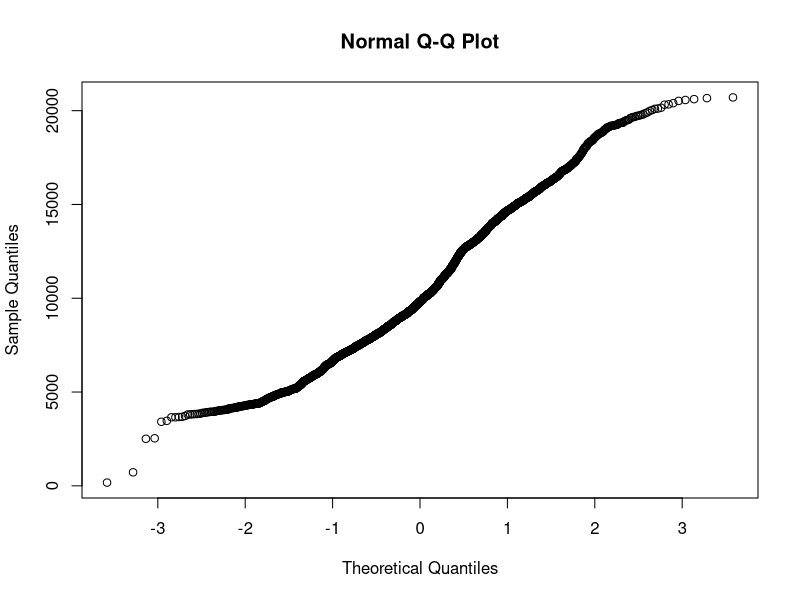
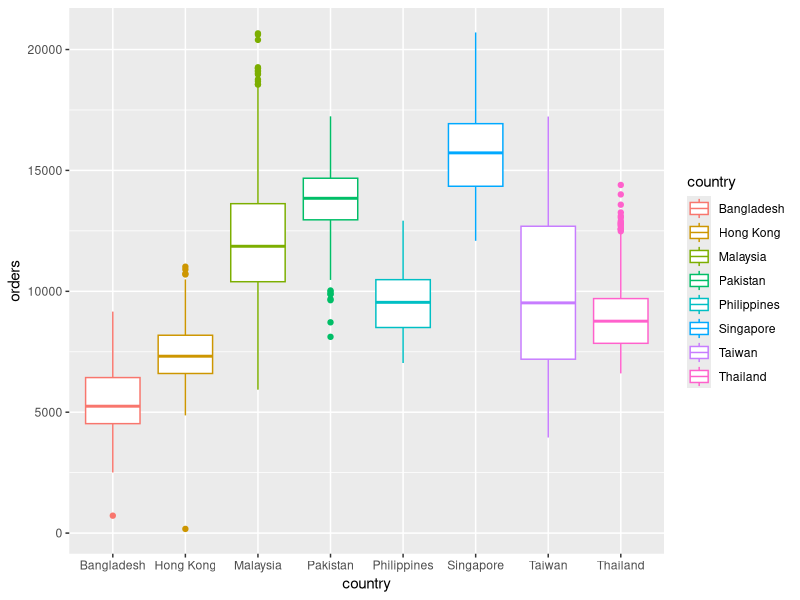
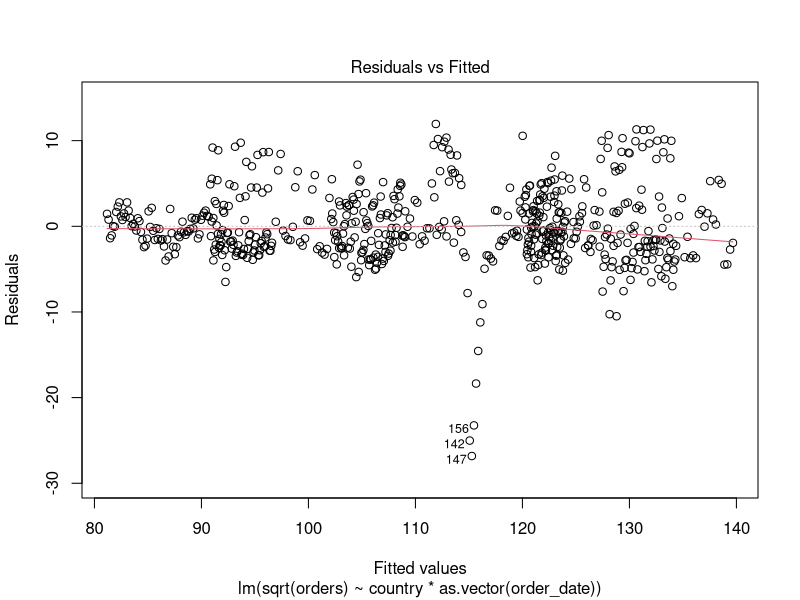
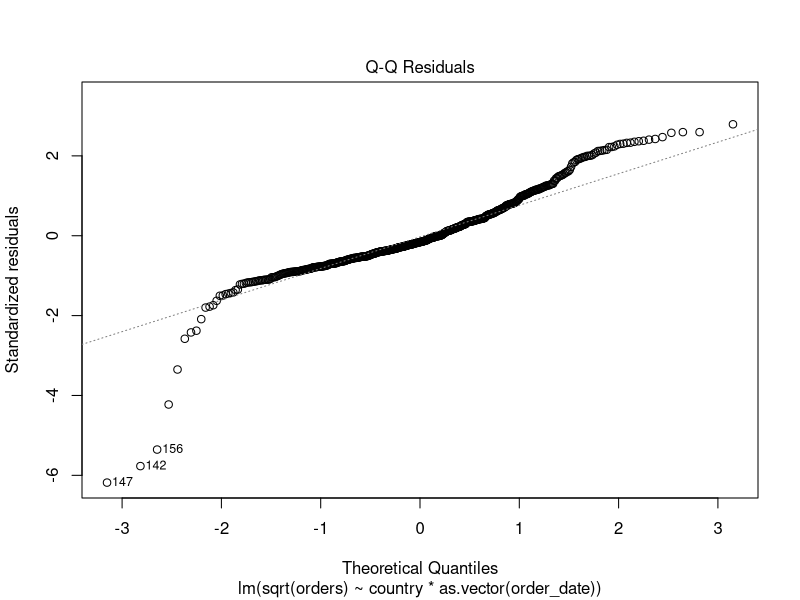
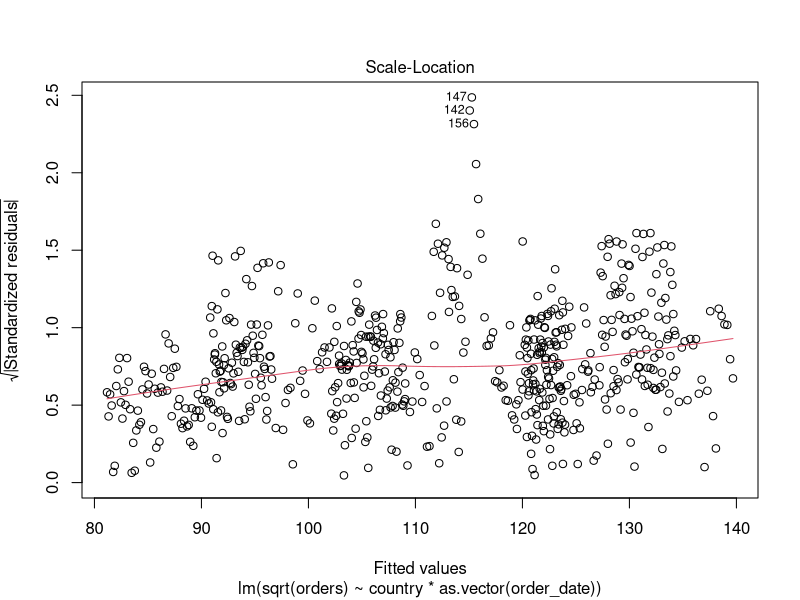
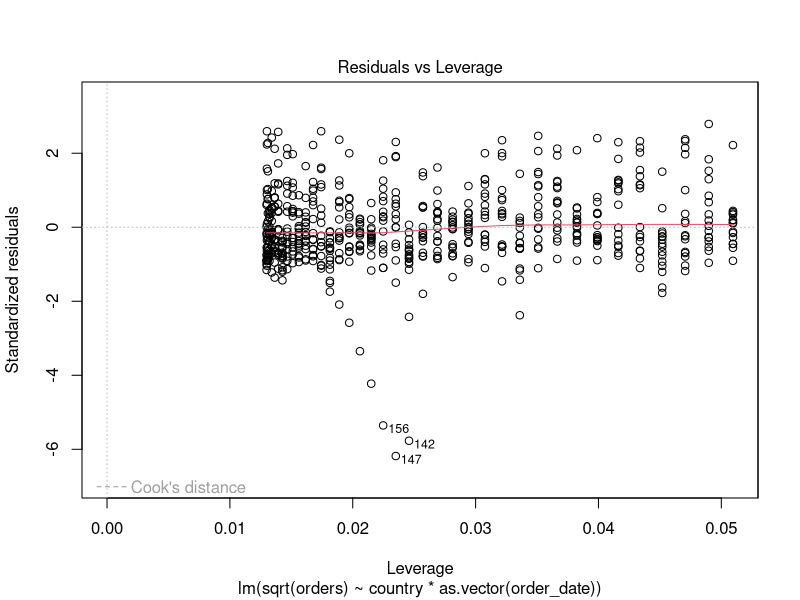
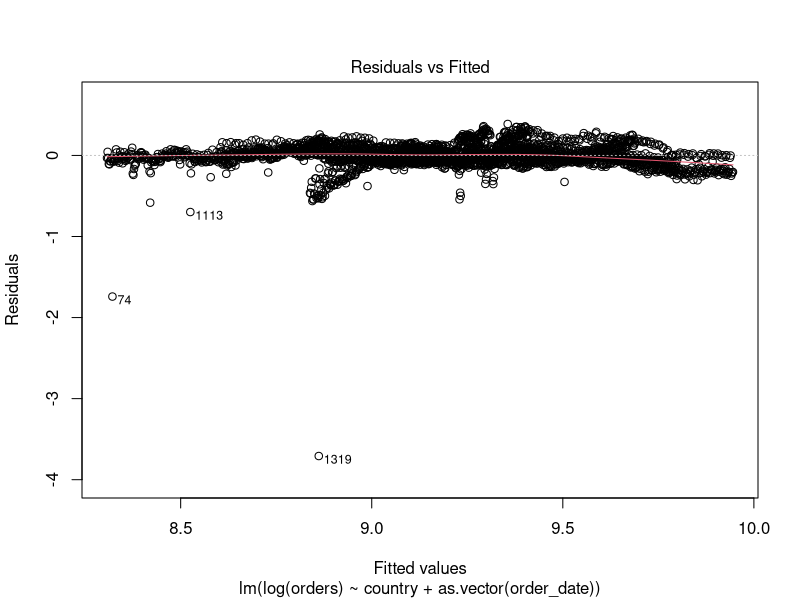
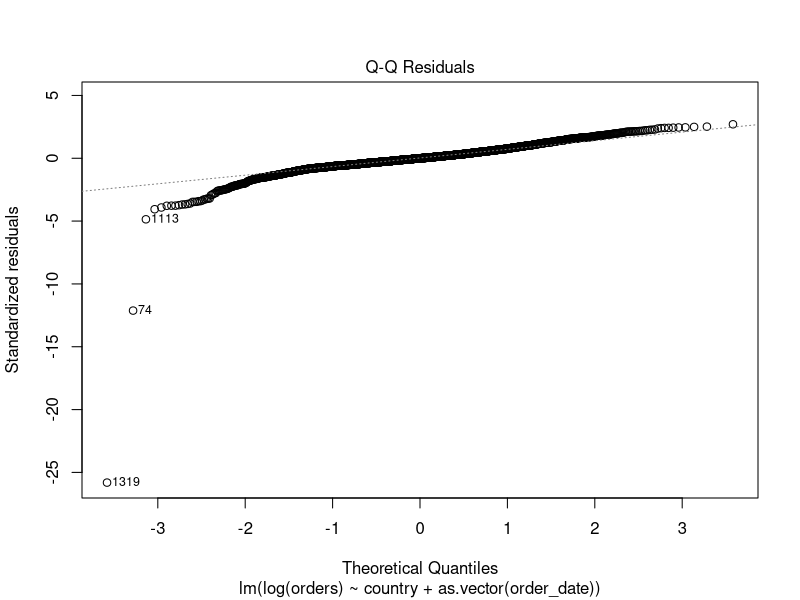

R code for these plots, in order: (Note: this script raises an error after producing the figures.)
rm(list=ls())
library(ggplot2)
library(dplyr)
library(tidyverse)
library(readxl)
library(magrittr)
library(car)


##HELPER FUNCTIONS
frame_prep<-function(df){
  

df$month<-as.numeric(format(as.Date(df$order_date), "%y%m"))
df$day<-strftime(df$order_date,"%A")
df<-df %>% select(order_date,country,orders,utr,month,day)
is_wknd<-function(x){
  var=0
  if(x %in% c("Saturday","Sunday")){
    var=1
  }
  return(var)
}
df$is_wknd<-as.factor(sapply(df$day,is_wknd))
#initializee dummies
months<-unique(df$month)
rvec<-c()
for(d in df$month){
  for(i in seq(1,13)){
    if(d==months[i]){
      rvec<-c(rvec,i)
    }
  } 
}
df$time<-rvec 
df$country<-as.factor(df$country)
df$order_date<-as.Date(df$order_date)

return(df)
}
center_this <- function(x){
  (x - mean(x, na.rm=TRUE))
}
generate_2019<-function(lm,transform){
  base_date<-as.Date(max(df$order_date))
  base_scale_date<-max(df_lm$order_date)
  predict_frame<-data.frame(base_date,base_scale_date,"")
  colnames(predict_frame)<-c("date","order_date","country")
  while(base_date<as.Date("2020-01-01")){
    tmp<-data.frame(rep(base_date,8),rep(base_scale_date,8),c("Singapore","Thailand","Taiwan","Malaysia","Pakistan","Hong Kong","Philippines","Bangladesh"))
    colnames(tmp)<-c("date","order_date","country")
    predict_frame<-rbind(predict_frame,tmp)
    base_scale_date=base_scale_date+(2/365)
    base_date=base_date+1
  }
  predict_frame<-as.tbl(predict_frame)
  predict_frame<-predict_frame[-1,]
  predict_frame$pred_orders<-predict(lm,predict_frame)
  if(transform=="square"){
    predict_frame$pred_orders<-predict_frame$pred_orders^2
  }
  else if (transform=="exp"){
    predict_frame$pred_orders<-exp(predict_frame$pred_orders)
  }
  predict_frame<- predict_frame %>% select(date,country,pred_orders)
  colnames(predict_frame)<-c("order_date","country","orders")
  prdf<-df %>% filter(order_date>="2019-01-01") %>% select(order_date,country,orders)
  prdf<-rbind(prdf,predict_frame)
  return(prdf)
}

#DATA LOADING + CLEANING    
df<-read_excel('data.xlsx')
df<-frame_prep(df)

#DATASET EXPLORATION
qqnorm(df$orders) #heavy tailed normal distribution
ggplot(data=df,aes(x=country,y=orders,colour=country))+geom_boxplot() #boxplots to show data spread

###########REGRESSION: COUNTRY X TIME###########

#DF PREP
df_lm<-df %>% select(order_date,country,orders) #select fields
df_lm<-df_lm %>% mutate(order_date=scale(order_date)) #scale order dates

#PAIRWISE CORRELATIONS
cor(df_lm$orders,df_lm$order_date) #shows little pairwise correl between day and orders
pairwise.t.test(df_lm$orders, df_lm$country,p.adjust.method = "BH", pool.sd = FALSE)#heavy tailed normal so t test

#REGRESSION WITH INTERACTION ON TRAINING SET
country.lm<-lm(sqrt(orders)~country*as.vector(order_date),data=df_lm %>% filter(df_lm$order_date>1))
summary(country.lm)
plot(country.lm) #plot 1 check for homoscedacity. plot 2 qqplot plot 3 smth. plot 4 als homoscedastic.
car::vif(country.lm) ###results show no multicollinearity
AIC(country.lm)


#REGRESSION WITHOUT INTERACTION ON TRAINING SET
basiclm<-lm(log(orders)~country+as.vector(order_date),data=df_lm)
summary(basiclm)
car::vif(basiclm) ###results show no multicollinearity
AIC(basiclm)
plot(basiclm)

#REGRESSION VIZ
df_test <-df_lm %>% sample_n(50)
df_test$orders<-log(df_test$orders)
df_test<-rbind(df_test,c(1.74,"Singapore",0))
df_test$order_date<-as.numeric(df_test$order_date)
df_test$orders<-as.numeric(df_test$orders)

ggplot(data=df_lm,aes(x=order_date,y=orders)) + geom_smooth(method='lm')
predicted_df <- as.tbl(data.frame(order_pred = predict(country.lm, df_test), order_date=df_test$order_date))

ggplot(df_test,aes(x=order_date,y=orders))+ geom_point(aes(colour=country,alpha=0.75)) + geom_line(linetype="dotted",colour="black",data = predicted_df, aes(x=order_date, y=order_pred))

##########USING REGRESSION TO PREDICT 2019#################
df_19<-generate_2019(country.lm,"square")
ggplot(df_19_summ,aes(x=month,y=orders,colour=country,group=country))+geom_point()+geom_line()

df_19$month<-strftime(df_19$order_date,"%m")
df_19_summ<-df_19 %>% group_by(country,month) %>% summarise(sum(orders)) 
df_19_summ <- df_19_summ %>%rename(orders=`sum(orders)`)  
write.csv(df_19_summ,"mso_2019_data.csv")
